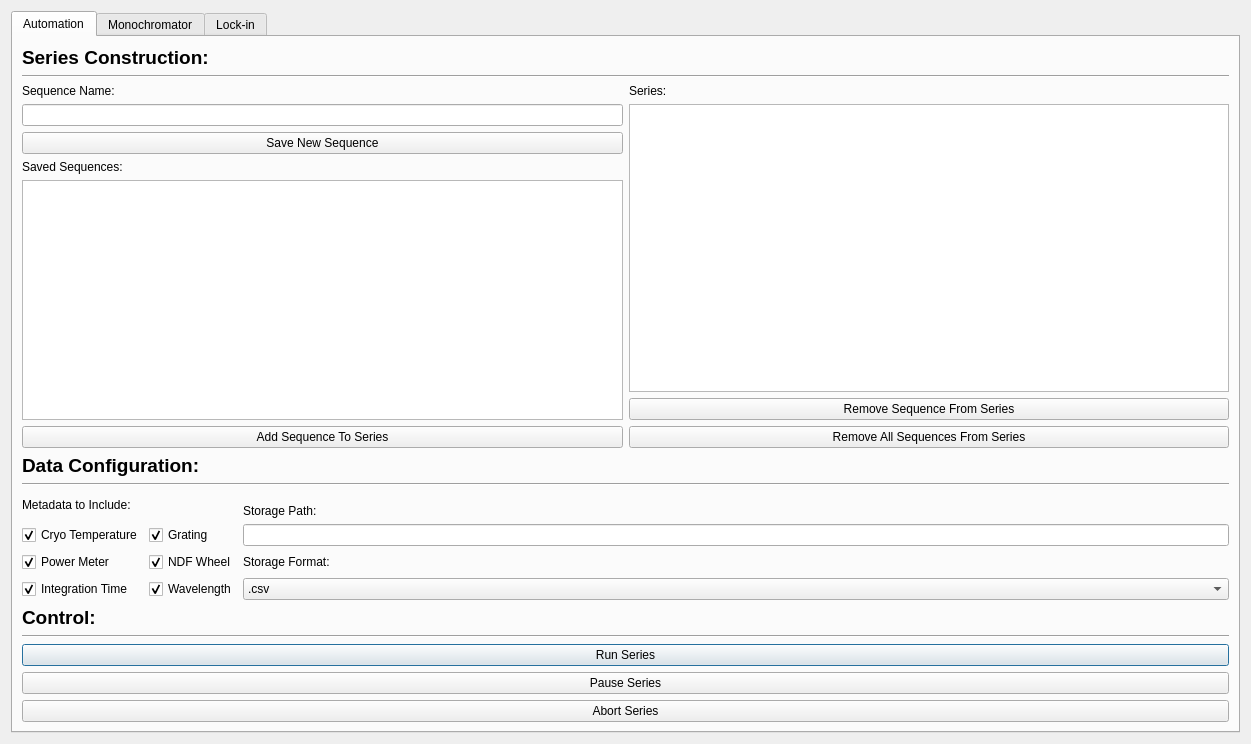
<?xml version="1.0" encoding="UTF-8"?>
<ui version="4.0">
 <class>Dialog</class>
 <widget class="QDialog" name="Dialog">
  <property name="geometry">
   <rect>
    <x>0</x>
    <y>0</y>
    <width>1251</width>
    <height>744</height>
   </rect>
  </property>
  <property name="windowTitle">
   <string>Dialog</string>
  </property>
  <layout class="QGridLayout" name="gridLayout">
   <item row="0" column="0">
    <widget class="QTabWidget" name="tabWidget">
     <property name="currentIndex">
      <number>0</number>
     </property>
     <widget class="QWidget" name="autotab">
      <attribute name="title">
       <string>Automation</string>
      </attribute>
      <layout class="QGridLayout" name="gridLayout_2">
       <item row="7" column="0" colspan="2">
        <widget class="Line" name="autotab_line2">
         <property name="orientation">
          <enum>Qt::Horizontal</enum>
         </property>
        </widget>
       </item>
       <item row="3" column="0" colspan="2">
        <widget class="QLabel" name="autotab_data_label">
         <property name="font">
          <font>
           <pointsize>14</pointsize>
           <weight>75</weight>
           <bold>true</bold>
          </font>
         </property>
         <property name="text">
          <string>Data Configuration:</string>
         </property>
        </widget>
       </item>
       <item row="1" column="0" colspan="2">
        <widget class="Line" name="autotab_line0">
         <property name="orientation">
          <enum>Qt::Horizontal</enum>
         </property>
        </widget>
       </item>
       <item row="9" column="0" colspan="2">
        <widget class="QPushButton" name="autotab_runseries_button">
         <property name="text">
          <string>Run Series</string>
         </property>
        </widget>
       </item>
       <item row="4" column="0" colspan="2">
        <widget class="Line" name="autotab_line1">
         <property name="orientation">
          <enum>Qt::Horizontal</enum>
         </property>
        </widget>
       </item>
       <item row="2" column="0">
        <layout class="QVBoxLayout" name="autotab_sequence_layout">
         <item>
          <widget class="QLabel" name="autotab_sequencename_label">
           <property name="text">
            <string>Sequence Name:</string>
           </property>
          </widget>
         </item>
         <item>
          <widget class="QLineEdit" name="autotab_sequencename_ledit"/>
         </item>
         <item>
          <widget class="QPushButton" name="autotab_savesequence_button">
           <property name="text">
            <string>Save New Sequence</string>
           </property>
          </widget>
         </item>
         <item>
          <widget class="QLabel" name="autotab_savedsequences_label">
           <property name="text">
            <string>Saved Sequences:</string>
           </property>
          </widget>
         </item>
         <item>
          <widget class="QListWidget" name="autotab_savedsequences_list"/>
         </item>
         <item>
          <widget class="QPushButton" name="autotab_addsequencetoseries_button">
           <property name="text">
            <string>Add Sequence To Series</string>
           </property>
          </widget>
         </item>
        </layout>
       </item>
       <item row="0" column="0">
        <widget class="QLabel" name="autotab_seriesconstruct_label">
         <property name="font">
          <font>
           <pointsize>14</pointsize>
           <weight>75</weight>
           <bold>true</bold>
          </font>
         </property>
         <property name="text">
          <string>Series Construction:</string>
         </property>
        </widget>
       </item>
       <item row="6" column="0" colspan="2">
        <widget class="QLabel" name="autotab_control_label">
         <property name="font">
          <font>
           <pointsize>14</pointsize>
           <weight>75</weight>
           <bold>true</bold>
          </font>
         </property>
         <property name="text">
          <string>Control:</string>
         </property>
        </widget>
       </item>
       <item row="2" column="1">
        <layout class="QVBoxLayout" name="autotab_series_layout">
         <item>
          <widget class="QLabel" name="autotab_series_label">
           <property name="text">
            <string>Series:</string>
           </property>
          </widget>
         </item>
         <item>
          <widget class="QListWidget" name="autotab_series_list"/>
         </item>
         <item>
          <widget class="QPushButton" name="autotab_removesequence_button">
           <property name="text">
            <string>Remove Sequence From Series</string>
           </property>
          </widget>
         </item>
         <item>
          <widget class="QPushButton" name="autotab_removeallsequences_button">
           <property name="text">
            <string>Remove All Sequences From Series</string>
           </property>
          </widget>
         </item>
        </layout>
       </item>
       <item row="11" column="0" colspan="2">
        <widget class="QPushButton" name="autotab_pauseseries_button">
         <property name="text">
          <string>Pause Series</string>
         </property>
        </widget>
       </item>
       <item row="12" column="0" colspan="2">
        <widget class="QPushButton" name="autotab_abortseries_button">
         <property name="text">
          <string>Abort Series</string>
         </property>
        </widget>
       </item>
       <item row="5" column="0" colspan="2">
        <layout class="QGridLayout" name="autotab_data_layout">
         <item row="5" column="0" colspan="2">
          <widget class="QCheckBox" name="autotab_metadata_cryo_checkbox">
           <property name="text">
            <string>Cryo Temperature</string>
           </property>
           <property name="checked">
            <bool>true</bool>
           </property>
          </widget>
         </item>
         <item row="6" column="0" colspan="2">
          <widget class="QCheckBox" name="autotab_metadata_powermeter_checkbox">
           <property name="text">
            <string>Power Meter</string>
           </property>
           <property name="checked">
            <bool>true</bool>
           </property>
          </widget>
         </item>
         <item row="7" column="5">
          <widget class="QComboBox" name="autotab_storageformat_combobox">
           <item>
            <property name="text">
             <string>.csv</string>
            </property>
           </item>
           <item>
            <property name="text">
             <string>.fits</string>
            </property>
           </item>
           <item>
            <property name="text">
             <string>.json</string>
            </property>
           </item>
           <item>
            <property name="text">
             <string>.parquet</string>
            </property>
           </item>
          </widget>
         </item>
         <item row="6" column="5">
          <widget class="QLabel" name="autotab_storageformat_label">
           <property name="text">
            <string>Storage Format:</string>
           </property>
          </widget>
         </item>
         <item row="4" column="5">
          <widget class="QLabel" name="autotab_storagepath_label">
           <property name="text">
            <string>Storage Path:</string>
           </property>
          </widget>
         </item>
         <item row="5" column="5">
          <widget class="QLineEdit" name="autotab_storagepath_ledit"/>
         </item>
         <item row="7" column="0">
          <widget class="QCheckBox" name="autotab_metadata_integrationtime_checkbox">
           <property name="text">
            <string>Integration Time</string>
           </property>
           <property name="checked">
            <bool>true</bool>
           </property>
          </widget>
         </item>
         <item row="5" column="2" colspan="3">
          <widget class="QCheckBox" name="autotab_metadata_grating_checkbox">
           <property name="text">
            <string>Grating</string>
           </property>
           <property name="checked">
            <bool>true</bool>
           </property>
          </widget>
         </item>
         <item row="6" column="2" colspan="3">
          <widget class="QCheckBox" name="autotab_metadata_ndf_checkbox">
           <property name="text">
            <string>NDF Wheel</string>
           </property>
           <property name="checked">
            <bool>true</bool>
           </property>
          </widget>
         </item>
         <item row="7" column="2" colspan="3">
          <widget class="QCheckBox" name="autotab_metadata_wavelength_checkbox">
           <property name="text">
            <string>Wavelength</string>
           </property>
           <property name="checked">
            <bool>true</bool>
           </property>
          </widget>
         </item>
         <item row="2" column="0" rowspan="3" colspan="5">
          <widget class="QLabel" name="autotab_metadata_label">
           <property name="text">
            <string>Metadata to Include:</string>
           </property>
          </widget>
         </item>
        </layout>
       </item>
      </layout>
     </widget>
     <widget class="QWidget" name="monochromator">
      <attribute name="title">
       <string>Monochromator</string>
      </attribute>
      <layout class="QGridLayout" name="gridLayout_3">
       <item row="11" column="0" colspan="3">
        <widget class="Line" name="line_2">
         <property name="orientation">
          <enum>Qt::Horizontal</enum>
         </property>
        </widget>
       </item>
       <item row="1" column="0" colspan="3">
        <widget class="Line" name="line">
         <property name="orientation">
          <enum>Qt::Horizontal</enum>
         </property>
        </widget>
       </item>
       <item row="22" column="0">
        <widget class="QLabel" name="monochromator_sequencecontrol_g1g2transition_label">
         <property name="text">
          <string>G1 to G2 Transition Wavelength (um.):</string>
         </property>
        </widget>
       </item>
       <item row="3" column="0" colspan="2">
        <widget class="QLineEdit" name="monochromator_manualcontrol_wavelength_ledit">
         <property name="sizePolicy">
          <sizepolicy hsizetype="Preferred" vsizetype="Fixed">
           <horstretch>0</horstretch>
           <verstretch>0</verstretch>
          </sizepolicy>
         </property>
        </widget>
       </item>
       <item row="5" column="0" colspan="2">
        <widget class="QComboBox" name="monochromator_manualcontrol_osf_combobox">
         <property name="sizePolicy">
          <sizepolicy hsizetype="Preferred" vsizetype="Fixed">
           <horstretch>0</horstretch>
           <verstretch>0</verstretch>
          </sizepolicy>
         </property>
         <property name="editable">
          <bool>true</bool>
         </property>
         <item>
          <property name="text">
           <string>OSF1</string>
          </property>
         </item>
         <item>
          <property name="text">
           <string>OSF2</string>
          </property>
         </item>
         <item>
          <property name="text">
           <string>OSF3</string>
          </property>
         </item>
         <item>
          <property name="text">
           <string>OSF4</string>
          </property>
         </item>
        </widget>
       </item>
       <item row="7" column="2" rowspan="3">
        <widget class="QPushButton" name="monochromator_manualcontrol_abort">
         <property name="sizePolicy">
          <sizepolicy hsizetype="Minimum" vsizetype="Preferred">
           <horstretch>0</horstretch>
           <verstretch>0</verstretch>
          </sizepolicy>
         </property>
         <property name="text">
          <string>Abort</string>
         </property>
        </widget>
       </item>
       <item row="4" column="0">
        <widget class="QLabel" name="monochromator_manualcontrol_osf_label">
         <property name="sizePolicy">
          <sizepolicy hsizetype="Preferred" vsizetype="Preferred">
           <horstretch>0</horstretch>
           <verstretch>0</verstretch>
          </sizepolicy>
         </property>
         <property name="text">
          <string>Filter:</string>
         </property>
        </widget>
       </item>
       <item row="27" column="0">
        <widget class="QLabel" name="monochromator_sequencecontrol_osf2osf3transition_label">
         <property name="text">
          <string>OSF2 to OSF3 Transition Wavelength (um.):</string>
         </property>
        </widget>
       </item>
       <item row="8" column="0">
        <widget class="QLabel" name="monochromator_manualcontrol_shutter_label">
         <property name="sizePolicy">
          <sizepolicy hsizetype="Preferred" vsizetype="Preferred">
           <horstretch>0</horstretch>
           <verstretch>0</verstretch>
          </sizepolicy>
         </property>
         <property name="text">
          <string>Shutter:</string>
         </property>
        </widget>
       </item>
       <item row="24" column="1" colspan="2">
        <widget class="QLineEdit" name="monochromator_sequencecontrol_g2g3transition_ledit"/>
       </item>
       <item row="22" column="1" colspan="2">
        <widget class="QLineEdit" name="monochromator_sequencecontrol_g1g2transition_ledit"/>
       </item>
       <item row="26" column="1" colspan="2">
        <widget class="QLineEdit" name="monochromator_sequencecontrol_osf1osf2transition_ledit"/>
       </item>
       <item row="26" column="0">
        <widget class="QLabel" name="monochromator_sequencecontrol_osf1osf2transition_label">
         <property name="text">
          <string>OSF1 to OSF2 Transition Wavelength (um.):</string>
         </property>
        </widget>
       </item>
       <item row="16" column="0">
        <widget class="QLabel" name="monochromator_sequencecontrol_endwave_label">
         <property name="text">
          <string>End Wavelength (um.):</string>
         </property>
        </widget>
       </item>
       <item row="24" column="0">
        <widget class="QLabel" name="monochromator_sequencecontrol_g2g3transition_label">
         <property name="text">
          <string>G2 to G3 Transition Wavelength (um.): </string>
         </property>
        </widget>
       </item>
       <item row="27" column="1" colspan="2">
        <widget class="QLineEdit" name="monochromator_sequencecontrol_osf2osf3transition_ledit"/>
       </item>
       <item row="3" column="2" rowspan="3">
        <widget class="QPushButton" name="monochromator_manualcontrol_setparameters_button">
         <property name="sizePolicy">
          <sizepolicy hsizetype="Minimum" vsizetype="Preferred">
           <horstretch>0</horstretch>
           <verstretch>0</verstretch>
          </sizepolicy>
         </property>
         <property name="text">
          <string>Set Parameters</string>
         </property>
        </widget>
       </item>
       <item row="20" column="1" colspan="2">
        <widget class="QLineEdit" name="monochromator_sequencecontrol_step_ledit"/>
       </item>
       <item row="12" column="0">
        <widget class="QLabel" name="monochromator_sequencecontrol_startwave_label">
         <property name="text">
          <string>Start Wavelength (um.):</string>
         </property>
        </widget>
       </item>
       <item row="7" column="0" colspan="2">
        <widget class="QComboBox" name="monochromator_manualcontrol_grating_combobox">
         <property name="sizePolicy">
          <sizepolicy hsizetype="Preferred" vsizetype="Fixed">
           <horstretch>0</horstretch>
           <verstretch>0</verstretch>
          </sizepolicy>
         </property>
         <property name="editable">
          <bool>true</bool>
         </property>
         <item>
          <property name="text">
           <string>G1</string>
          </property>
         </item>
         <item>
          <property name="text">
           <string>G2</string>
          </property>
         </item>
         <item>
          <property name="text">
           <string>G3</string>
          </property>
         </item>
        </widget>
       </item>
       <item row="10" column="0" colspan="3">
        <widget class="QLabel" name="monochromator_sequencecontrol_label">
         <property name="sizePolicy">
          <sizepolicy hsizetype="Preferred" vsizetype="Preferred">
           <horstretch>0</horstretch>
           <verstretch>0</verstretch>
          </sizepolicy>
         </property>
         <property name="font">
          <font>
           <pointsize>14</pointsize>
           <weight>75</weight>
           <bold>true</bold>
          </font>
         </property>
         <property name="text">
          <string>Sequence Control:</string>
         </property>
        </widget>
       </item>
       <item row="9" column="0" colspan="2">
        <widget class="QComboBox" name="monochromator_manualcontrol_shutter_combobox">
         <property name="sizePolicy">
          <sizepolicy hsizetype="Preferred" vsizetype="Fixed">
           <horstretch>0</horstretch>
           <verstretch>0</verstretch>
          </sizepolicy>
         </property>
         <property name="editable">
          <bool>true</bool>
         </property>
         <item>
          <property name="text">
           <string>Open</string>
          </property>
         </item>
         <item>
          <property name="text">
           <string>Close</string>
          </property>
         </item>
        </widget>
       </item>
       <item row="0" column="0">
        <widget class="QLabel" name="monochromator_manualcontrol_label">
         <property name="font">
          <font>
           <pointsize>14</pointsize>
           <weight>75</weight>
           <bold>true</bold>
          </font>
         </property>
         <property name="text">
          <string>Manual Control:</string>
         </property>
        </widget>
       </item>
       <item row="12" column="1" colspan="2">
        <widget class="QLineEdit" name="monochromator_sequencecontrol_startwave_ledit"/>
       </item>
       <item row="2" column="0">
        <widget class="QLabel" name="monochromator_manualcontrol_wavelength_label">
         <property name="sizePolicy">
          <sizepolicy hsizetype="Preferred" vsizetype="Preferred">
           <horstretch>0</horstretch>
           <verstretch>0</verstretch>
          </sizepolicy>
         </property>
         <property name="text">
          <string>Wavelength (um.):</string>
         </property>
        </widget>
       </item>
       <item row="6" column="0">
        <widget class="QLabel" name="monochromator_manualcontrol_grating_label">
         <property name="sizePolicy">
          <sizepolicy hsizetype="Preferred" vsizetype="Preferred">
           <horstretch>0</horstretch>
           <verstretch>0</verstretch>
          </sizepolicy>
         </property>
         <property name="text">
          <string>Grating:</string>
         </property>
        </widget>
       </item>
       <item row="16" column="1" colspan="2">
        <widget class="QLineEdit" name="monochromator_sequencecontrol_endwave_ledit"/>
       </item>
       <item row="20" column="0">
        <widget class="QLabel" name="monochromator_sequencecontrol_step_label">
         <property name="text">
          <string>Step Size (nm.):</string>
         </property>
        </widget>
       </item>
       <item row="25" column="0">
        <widget class="QLabel" name="monochromator_sequencecontrol_noosfosf1transition_label">
         <property name="text">
          <string>No OSF to OSF1 Transition Wavelength (um.):</string>
         </property>
        </widget>
       </item>
       <item row="25" column="1" colspan="2">
        <widget class="QLineEdit" name="monochromator_sequencecontrol_noosfosf1transition_ledit"/>
       </item>
      </layout>
     </widget>
     <widget class="QWidget" name="lockin">
      <attribute name="title">
       <string>Lock-in</string>
      </attribute>
      <layout class="QGridLayout" name="gridLayout_6">
       <item row="0" column="0">
        <layout class="QGridLayout" name="gridLayout_4">
         <item row="2" column="0">
          <widget class="QLabel" name="lockin_sampletime_label">
           <property name="text">
            <string>Sample Time:</string>
           </property>
          </widget>
         </item>
         <item row="1" column="0">
          <widget class="QLabel" name="lockin_samplefrequency_label">
           <property name="text">
            <string>Sample Frequency:</string>
           </property>
          </widget>
         </item>
         <item row="5" column="0" colspan="2">
          <widget class="QLabel" name="label">
           <property name="sizePolicy">
            <sizepolicy hsizetype="Preferred" vsizetype="Maximum">
             <horstretch>0</horstretch>
             <verstretch>0</verstretch>
            </sizepolicy>
           </property>
           <property name="font">
            <font>
             <pointsize>14</pointsize>
             <weight>75</weight>
             <bold>true</bold>
            </font>
           </property>
           <property name="text">
            <string>Manual Control:</string>
           </property>
          </widget>
         </item>
         <item row="4" column="0">
          <widget class="QLabel" name="lockin_sensitivitystring_label">
           <property name="text">
            <string>Sensitivity String:</string>
           </property>
          </widget>
         </item>
         <item row="6" column="0" colspan="2">
          <widget class="QPushButton" name="lockin_startsinglemeasure_button">
           <property name="text">
            <string>Start Single Measurement</string>
           </property>
          </widget>
         </item>
         <item row="1" column="1">
          <widget class="QLineEdit" name="lockin_samplefrequency_ledit"/>
         </item>
         <item row="7" column="0" colspan="2">
          <widget class="QPushButton" name="lockin_stopsinglemeasure_button">
           <property name="text">
            <string>Stop Single Measurement</string>
           </property>
          </widget>
         </item>
         <item row="3" column="0">
          <widget class="QLabel" name="lockin_timeconstant_label">
           <property name="text">
            <string>Time Constant:</string>
           </property>
          </widget>
         </item>
         <item row="2" column="1">
          <widget class="QLineEdit" name="lockin_sampletime_ledit"/>
         </item>
         <item row="3" column="1">
          <widget class="QLineEdit" name="lockin_timeconstant_ledit"/>
         </item>
         <item row="4" column="1">
          <widget class="QLineEdit" name="lockin_sensitivitystring_ledit"/>
         </item>
         <item row="0" column="0" colspan="2">
          <widget class="QLabel" name="label_2">
           <property name="sizePolicy">
            <sizepolicy hsizetype="Preferred" vsizetype="Maximum">
             <horstretch>0</horstretch>
             <verstretch>0</verstretch>
            </sizepolicy>
           </property>
           <property name="font">
            <font>
             <pointsize>14</pointsize>
             <weight>75</weight>
             <bold>true</bold>
            </font>
           </property>
           <property name="text">
            <string>Manual/Sequence Control:</string>
           </property>
          </widget>
         </item>
        </layout>
       </item>
      </layout>
     </widget>
    </widget>
   </item>
  </layout>
 </widget>
 <resources/>
 <connections/>
</ui>
